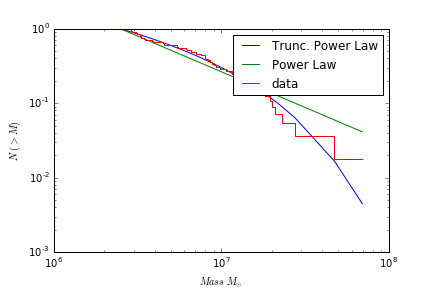

The Python source for this figure:
# -*- coding: utf-8 -*-

#import libraries
import astropy
import astropy.table
import numpy as np
from astropy.table import Table
from astropy.table import Column
import matplotlib.pyplot as plt
import powerlaw
from galaxies import Galaxy
import astropy.units as u

mygalaxy=Galaxy("M83")
print(mygalaxy)

t=Table.read('/home/pafreema/Documents/m83.co10.K_props_cprops.fits')

rgal=mygalaxy.radius(ra=(t['XPOS']), dec=(t['YPOS']))

colrgal=Column(name='RADIUS_PC',data=(rgal))
t.add_column(colrgal)
#print(t)

#fit for the whole galaxy
mass=t['MASS_EXTRAP'].data #pulls out the mass variable
myfit=powerlaw.Fit(mass)

idxnuc=np.where(t['RADIUS_PC']<1000)
idxmass=np.where((t['MASS_EXTRAP']>3e5)&(t['RADIUS_PC']<1000))
massnuc=t['MASS_EXTRAP'][idxnuc].data
massnuc_subset=t['MASS_EXTRAP'][idxmass].data
fit=powerlaw.Fit(massnuc)
fit_subset=powerlaw.Fit(massnuc_subset, xmin=3e5)

#myfit.plot_ccdf() #look at the data with the fit
print(fit.alpha) #returns the fitted index
print(fit_subset.alpha)

R,p=fit_subset.distribution_compare('power_law', 'truncated_power_law')
print(R,p)
print(1/fit_subset.truncated_power_law.parameter2)

fit_subset.truncated_power_law.plot_ccdf(label='Trunc. Power Law')
fit_subset.power_law.plot_ccdf(label='Power Law')
fit_subset.plot_ccdf(drawstyle='steps', label='data')
plt.xlabel(r'$Mass\ M_{\odot}$')
plt.ylabel(r'$N\ (>M)$')
plt.legend(loc=3)
plt.savefig('powerlawnuclear.png')


